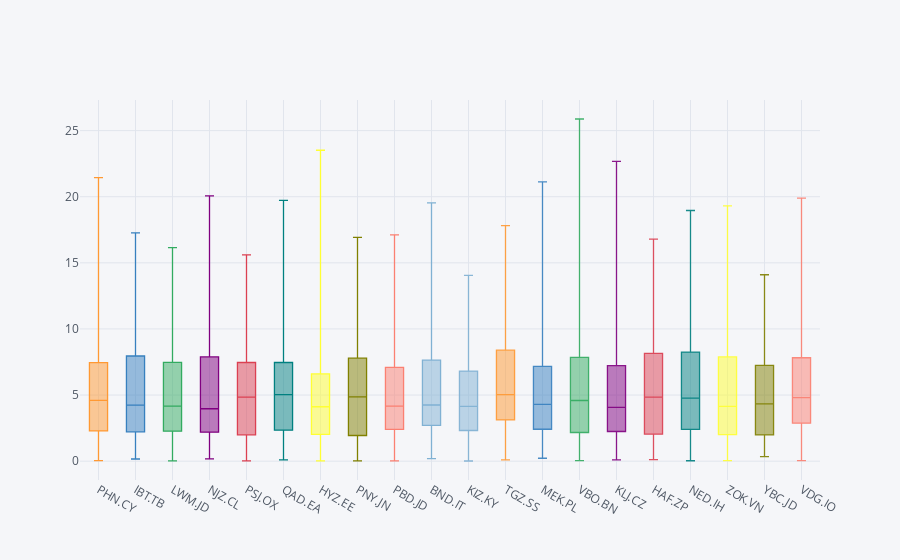

Notebook source saved alongside this figure:
### Markdown cell above
### Box

### Code cell
cf.datagen.box(20).iplot(kind='box',legend=False)
